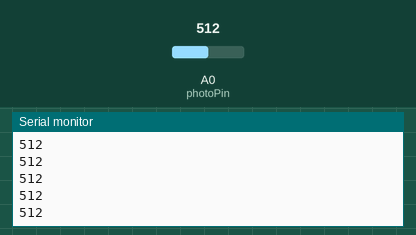
This sketch was run on a simulated ESP8266 (NodeMCU). Shown: the last lines printed to the serial monitor. The test bench sets the inputs (shaded band); at power-on: A0 (photoPin) = 512. WiFi joins after 1.5 s; servers stay silent unless stated.

Above: at 2.7 s.
2.8 s: A0 (photoPin) set to 716
At 2.82 s:
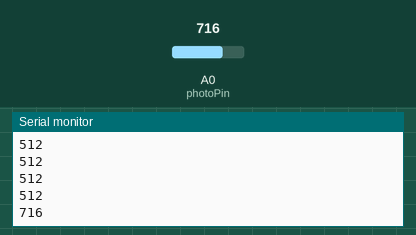
4.3 s: A0 (photoPin) set to 900
At 4.33 s:
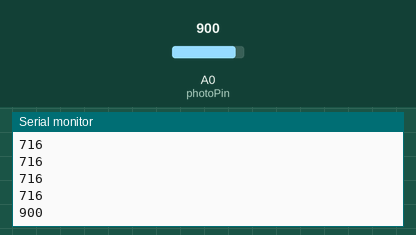
Timing chart, 0 to 7.3 s (numbered marks = the images above; inputs shaded):
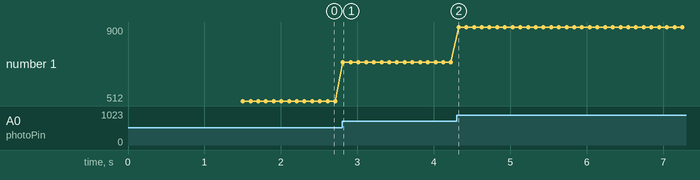

Measured:
- after the input at 2.8 s, the serial monitor: prints a new line at once (image 1)
- after the input at 4.3 s, the serial monitor: prints a new line at once (image 2)
- plotted number 1: 512 → 716 after the input at 2.8 s, 716 → 900 after the input at 4.3 s

The sketch:

photoresistor_circuit_mar13a.ino
```cpp
#include "arduino_secrets.h"
/*
  Sketch generated by the Arduino IoT Cloud Thing "Untitled"
  https://create.arduino.cc/cloud/things/3c11e11e-1083-4404-b483-6ac3aad3335c

  Arduino IoT Cloud Variables description

  The following variables are automatically generated and updated when changes are made to the Thing

  int light_level;

  Variables which are marked as READ/WRITE in the Cloud Thing will also have functions
  which are called when their values are changed from the Dashboard.
  These functions are generated with the Thing and added at the end of this sketch.
*/

#include "thingProperties.h"
#define photoPin A0
// int photoPin = A0;

void setup() {
  // Initialize serial and wait for port to open:
  Serial.begin(9600);
  // This delay gives the chance to wait for a Serial Monitor without blocking if none is found
  delay(1500);

  // Defined in thingProperties.h
  initProperties();

  // Connect to Arduino IoT Cloud
  ArduinoCloud.begin(ArduinoIoTPreferredConnection);

  /*
     The following function allows you to obtain more information
     related to the state of network and IoT Cloud connection and errors
     the higher number the more granular information you’ll get.
     The default is 0 (only errors).
     Maximum is 4
 */
  setDebugMessageLevel(2);
  ArduinoCloud.printDebugInfo();
}

void loop() {
  ArduinoCloud.update();
  // Your code here
   light_level = analogRead(photoPin);
  Serial.println(light_level);
    delay(100);


}

/*
  Since LightLevel is READ_WRITE variable, onLightLevelChange() is
  executed every time a new value is received from IoT Cloud.
*/

/*
  Since LightLevel is READ_WRITE variable, onLightLevelChange() is
  executed every time a new value is received from IoT Cloud.
*/
void onLightLevelChange()  {
  // Add your code here to act upon LightLevel change
}
```

arduino_secrets.h
```cpp
#define SECRET_SSID ""
#define SECRET_PASS ""
#define SECRET_DEVICE_KEY ""
```

thingProperties.h
```cpp
// Code generated by Arduino IoT Cloud, DO NOT EDIT.

#include <ArduinoIoTCloud.h>
#include <Arduino_ConnectionHandler.h>

const char DEVICE_LOGIN_NAME[]  = "b6cfc0b2-149e-43b8-9c20-2d79c2f64b8b";

const char SSID[]               = SECRET_SSID;    // Network SSID (name)
const char PASS[]               = SECRET_PASS;    // Network password (use for WPA, or use as key for WEP)
const char DEVICE_KEY[]  = SECRET_DEVICE_KEY;    // Secret device password

void onLightLevelChange();

int light_level;

void initProperties(){

  ArduinoCloud.setBoardId(DEVICE_LOGIN_NAME);
  ArduinoCloud.setSecretDeviceKey(DEVICE_KEY);
  ArduinoCloud.addProperty(light_level, READWRITE, 1 * SECONDS, onLightLevelChange);

}

WiFiConnectionHandler ArduinoIoTPreferredConnection(SSID, PASS);
```
